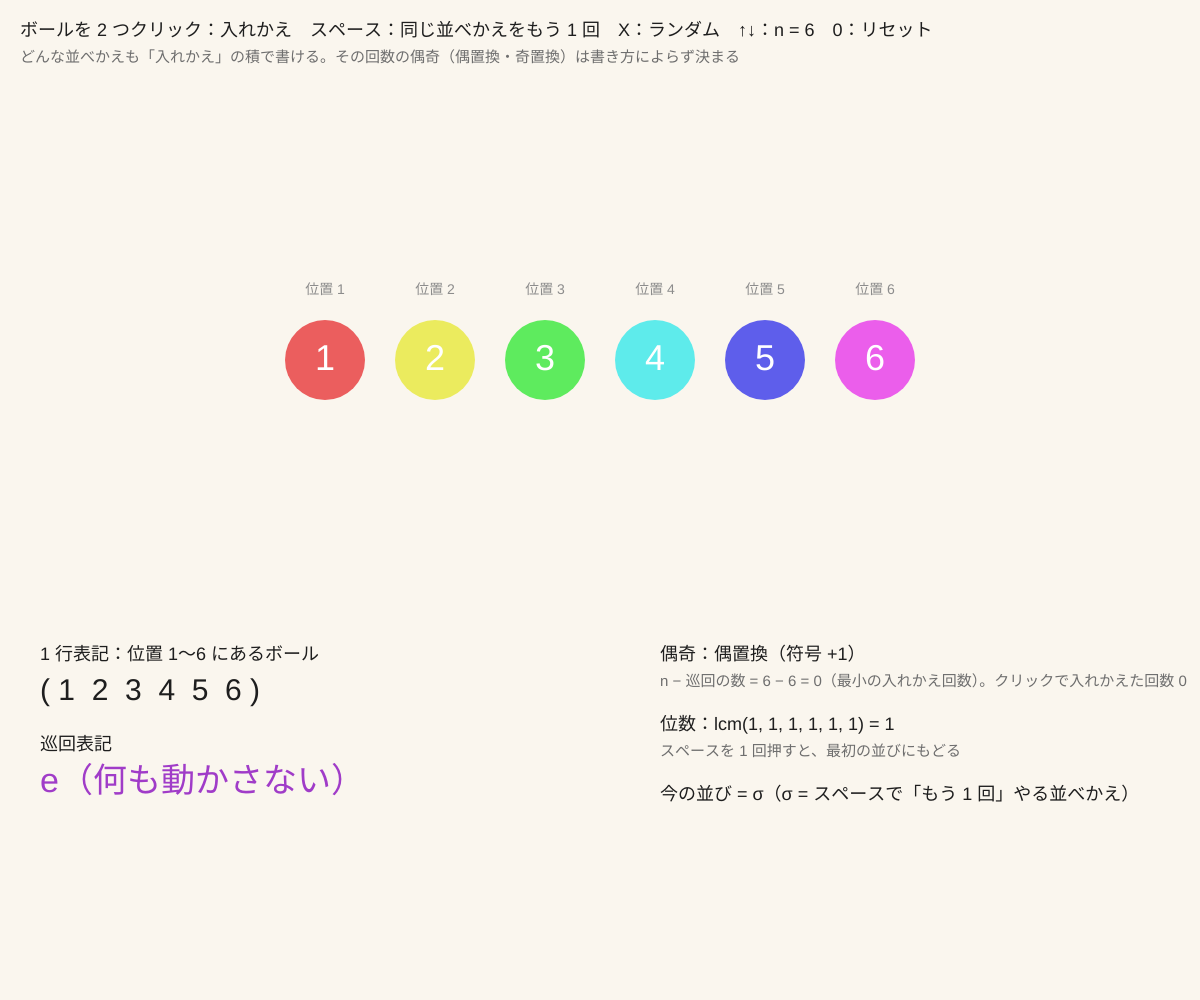
Frame 1 (no input)
Frame 60 (no input): identical to frame 1, image omitted
Frame 120 (the mouse pressed at the canvas centre since frame 60): identical to frame 1, image omitted

The p5.js sketch that drew this single still picture (run headless with seeded random() and noise() and a simulated clock; from frame 60 on, the mouse is pressed at the canvas centre):

// p5.js sketch
// ── sketch.js
// ============================================
// 03 置換と巡回表記
// n 個のボールの並べかえ（置換）を「巡回」に分けて書く：(1 3 5)(2 4) は 1→3→5→1 と 2→4→2
//   偶奇 = 入れかえ（互換）の回数の偶奇。位数 = 巡回の長さの最小公倍数
// ボールを 2 つクリック = 入れかえ / スペース = 同じ並べかえをもう 1 回（σ², σ³, …）/ X = ランダム
// ↑↓ = ボールの数 / 0 = リセット
// ============================================

let n = 6;               // ★ ボールの数
let arr = [];            // arr[位置] = ボールの番号（0 始まり）
let sigma = [];          // 「並べかえ」= 1 回目にできた並び（もう 1 回やるときに使う）
let swaps = 0;           // 入れかえの回数
let picked = -1;
let anim = null;         // { from: [位置], t }
let power = 1;           // 何回目か（σᵏ）

function setup() {
  createCanvas(windowWidth, windowHeight);
  resetAll();
}
function resetAll() { arr = [...Array(n).keys()]; sigma = arr.slice(); swaps = 0; picked = -1; anim = null; power = 1; }

function slotX(i) { return width * 0.5 + (i - (n - 1) / 2) * min(110, (width - 120) / n); }
function slotY() { return height * 0.36; }

function draw() {
  background(250, 246, 238);
  let r = min(80, (width - 120) / n * 0.7);

  // 巡回の矢印（ボールがもとの位置から今の位置へ）
  let cyc = cycles(arr);
  noFill();
  for (let ci = 0; ci < cyc.length; ci++) {
    let c = cyc[ci];
    if (c.length < 2) continue;
    colorMode(HSB); stroke((ci * 67) % 360, 60, 80, 0.8); colorMode(RGB);
    strokeWeight(3);
    for (let a of c) {
      let b = arr[a];               // 位置 a にあるのはボール b（もとは位置 b）→ 位置 b から a へ弧
      let x1 = slotX(b), x2 = slotX(a);
      let mid = (x1 + x2) / 2, h = abs(x2 - x1) * 0.18 + 16;
      arc(mid, slotY() + r * 0.8, abs(x2 - x1), h * 2, 0, PI);
      // 矢じり（b の位置 → a の位置へ）
      let ax = x2, ay = slotY() + r * 0.8;
      noStroke(); colorMode(HSB); fill((ci * 67) % 360, 60, 80, 0.8); colorMode(RGB);
      triangle(ax, ay, ax - 7, ay + 14, ax + 7, ay + 14);
      noFill(); colorMode(HSB); stroke((ci * 67) % 360, 60, 80, 0.8); colorMode(RGB);
    }
  }

  // ボール
  for (let p = 0; p < n; p++) {
    let b = arr[p];
    let x = slotX(p), y = slotY();
    if (anim) {   // 前の位置から弧を描いて移動
      let from = anim.from[p];
      let e = anim.t * anim.t * (3 - 2 * anim.t);
      x = lerp(slotX(from), slotX(p), e);
      y = slotY() - sin(e * PI) * (40 + abs(from - p) * 18);
    }
    noStroke();
    colorMode(HSB); fill((b * 360) / n, 60, 92); colorMode(RGB);
    if (p === picked) { stroke(30); strokeWeight(4); }
    circle(x, y, r);
    noStroke(); fill(255); textAlign(CENTER, CENTER); textSize(r * 0.45);
    text(b + 1, x, y);
    fill(140); textSize(14);
    text('位置 ' + (p + 1), slotX(p), slotY() - r * 0.5 - 30);
    textAlign(LEFT, BASELINE);
  }
  if (anim) { anim.t += 0.035; if (anim.t >= 1) anim = null; }

  // 文字
  noStroke(); fill(30); textSize(18);
  text('ボールを 2 つクリック：入れかえ　スペース：同じ並べかえをもう 1 回　X：ランダム　↑↓：n = ' + n + '　0：リセット', 20, 36);
  fill(110); textSize(15);
  text('どんな並べかえも「入れかえ」の積で書ける。その回数の偶奇（偶置換・奇置換）は書き方によらず決まる', 20, 62);

  let y = height * 0.66;
  textSize(18); fill(30);
  text('1 行表記：位置 1〜' + n + ' にあるボール', 40, y);
  textSize(30);
  text('( ' + arr.map((b) => b + 1).join('  ') + ' )', 40, y + 40);
  textSize(18);
  text('巡回表記', 40, y + 90);
  textSize(34); fill(160, 60, 200);
  text(cycleStr(cyc), 40, y + 132);
  let sgn = (n - cyc.length) % 2;
  let ord = cyc.reduce((a, c) => lcmOf(a, c.length), 1);
  let px = width * 0.55;
  textSize(18); fill(30);
  text('偶奇：' + (sgn ? '奇置換（符号 −1）' : '偶置換（符号 +1）'), px, y);
  fill(110); textSize(15);
  text('n − 巡回の数 = ' + n + ' − ' + cyc.length + ' = ' + (n - cyc.length) + '（最小の入れかえ回数）。クリックで入れかえた回数 ' + swaps, px, y + 26);
  fill(30); textSize(18);
  text('位数：lcm(' + (cyc.map((c) => c.length).join(', ') || '1') + ') = ' + ord, px, y + 70);
  fill(110); textSize(15);
  text('スペースを ' + ord + ' 回押すと、最初の並びにもどる', px, y + 96);
  fill(30); textSize(18);
  text('今の並び = ' + (power === 0 ? '恒等（もとの並びに戻った）' : 'σ' + (power > 1 ? sup(power) : '')) + '（σ = スペースで「もう 1 回」やる並べかえ）', px, y + 140);
}

// 置換を巡回に分ける（位置 i → arr[i] をたどる）
function cycles(p) {
  let seen = [], out = [];
  for (let i = 0; i < p.length; i++) {
    if (seen[i]) continue;
    let c = [], j = i;
    while (!seen[j]) { seen[j] = true; c.push(j); j = p[j]; }
    out.push(c);
  }
  return out;
}
function cycleStr(cyc) {
  let s = cyc.filter((c) => c.length > 1).map((c) => '(' + c.map((v) => v + 1).join(' ') + ')').join('');
  return s || 'e（何も動かさない）';
}
function lcmOf(a, b) { let g = (x, y) => (y ? g(y, x % y) : x); return (a / g(a, b)) * b; }
function sup(k) { return String(k).split('').map((d) => '⁰¹²³⁴⁵⁶⁷⁸⁹'[+d]).join(''); }

function mousePressed() {
  let r = min(80, (width - 120) / n * 0.7);
  for (let p = 0; p < n; p++) {
    if (dist(mouseX, mouseY, slotX(p), slotY()) < r / 2) {
      if (picked < 0) picked = p;
      else if (picked !== p) {
        let from = [...Array(n).keys()];
        from[p] = picked; from[picked] = p;
        [arr[p], arr[picked]] = [arr[picked], arr[p]];
        anim = { from, t: 0 };
        swaps++; picked = -1; sigma = arr.slice(); power = 1;
      } else picked = -1;
    }
  }
}

function keyPressed() {
  if (key === ' ' && !anim) {
    // 同じ並べかえをもう 1 回：新しい並び[p] = 今の並び[σ(p)]（位置 σ(p) のボールが位置 p へ）
    let from = sigma.slice();
    arr = sigma.map((s) => arr[s]);
    anim = { from, t: 0 };
    power++;
    if (arr.every((b, i) => b === i)) power = 0;
  }
  if (key === 'x' || key === 'X') {
    arr = [...Array(n).keys()];
    for (let i = n - 1; i > 0; i--) { let j = floor(Math.random() * (i + 1)); [arr[i], arr[j]] = [arr[j], arr[i]]; }
    sigma = arr.slice(); power = 1; swaps = 0; anim = null;
  }
  if (key === UP_ARROW) { n = min(n + 1, 10); resetAll(); }
  if (key === DOWN_ARROW) { n = max(n - 1, 3); resetAll(); }
  if (key === '0') resetAll();
  return false;
}

// ---------- やってみよう ----------
// 1. 3 回入れかえて巡回表記を見る。偶奇は「入れかえ回数の偶奇」と一致する？
// 2. (1 2 3)(4 5) の位数は 6。スペースを押して確かめよう。σ³ と σ² はどんな形？
// 3. X を何回か押して、位数がいちばん大きいものを探そう（n = 10 なら 30 = lcm(2, 3, 5)）
// 4. 長さ 3 の巡回は偶置換（入れかえ 2 回）。だから 15 パズル（04）で困ったことが起きる
